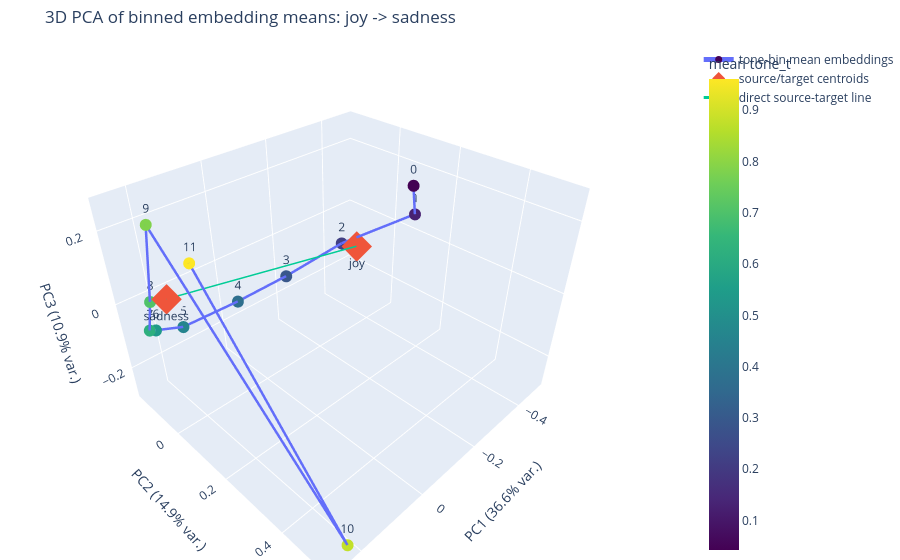
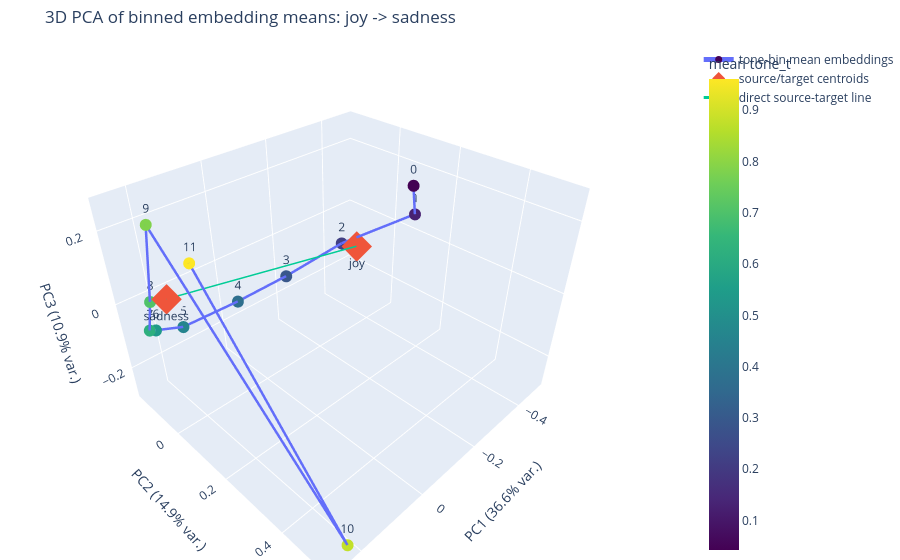

Here is the notebook cell these charts were saved with, in order:
### Markdown cell above
### 9b. Interactive 3D PCA path of tone-bin embedding means

This plot uses the mean embedding/centroid for each valid tone bin. It is not the raw comment cloud; it is the binned path through embedding space, shown in the first three principal components so the path geometry is less flattened than in the 2D view.

### Code cell
def plot_binned_path_pca3d(transition: dict, path: pd.DataFrame):
    if path.empty:
        raise ValueError("No valid bins to plot in 3D.")
    C = path.attrs.get("centroids")
    if C is None or len(C) < 2:
        raise ValueError("Path centroids are missing or too few for a 3D PCA plot.")

    # Fit PCA to source endpoint, target endpoint, and the bin mean embeddings.
    fit_X = np.vstack([transition["source_centroid"], C, transition["target_centroid"]])
    n_components = min(3, fit_X.shape[0], fit_X.shape[1])
    if n_components < 3:
        raise ValueError("Need at least three points/components for a 3D PCA plot.")
    pca = PCA(n_components=3, random_state=SEED)
    Z = pca.fit_transform(fit_X)
    Z_source = Z[0]
    Z_bins = Z[1:-1]
    Z_target = Z[-1]

    try:
        import plotly.graph_objects as go
    except ImportError as exc:
        raise ImportError("Install plotly to use the interactive 3D transition plot: pip install plotly") from exc

    hover = [
        f"bin={int(row.bin)}<br>tone=[{row.tone_bin_low:.2f}, {row.tone_bin_high:.2f}]"
        f"<br>mean tone_t={row.mean_tone_t:.3f}<br>n={int(row.n)}"
        f"<br>multi-label fraction={row.multi_label_fraction:.2f}"
        f"<br>dominant label={row.dominant_label}"
        for _, row in path.iterrows()
    ]

    fig = go.Figure()
    fig.add_trace(go.Scatter3d(
        x=Z_bins[:, 0], y=Z_bins[:, 1], z=Z_bins[:, 2],
        mode="lines+markers+text",
        text=[str(int(b)) for b in path["bin"]],
        textposition="top center",
        marker=dict(size=7, color=path["mean_tone_t"], colorscale="Viridis", colorbar=dict(title="mean tone_t")),
        line=dict(width=5),
        hovertext=hover,
        hoverinfo="text",
        name="tone-bin mean embeddings",
    ))
    fig.add_trace(go.Scatter3d(
        x=[Z_source[0], Z_target[0]], y=[Z_source[1], Z_target[1]], z=[Z_source[2], Z_target[2]],
        mode="markers+text",
        text=[transition["source"], transition["target"]],
        textposition="bottom center",
        marker=dict(size=10, symbol="diamond"),
        name="source/target centroids",
    ))
    fig.add_trace(go.Scatter3d(
        x=[Z_source[0], Z_target[0]], y=[Z_source[1], Z_target[1]], z=[Z_source[2], Z_target[2]],
        mode="lines",
        line=dict(width=3),
        name="direct source-target line",
    ))

    fig.update_layout(
        title=f"3D PCA of binned embedding means: {transition['source']} -> {transition['target']}",
        scene=dict(
            xaxis_title=f"PC1 ({pca.explained_variance_ratio_[0] * 100:.1f}% var.)",
            yaxis_title=f"PC2 ({pca.explained_variance_ratio_[1] * 100:.1f}% var.)",
            zaxis_title=f"PC3 ({pca.explained_variance_ratio_[2] * 100:.1f}% var.)",
        ),
        margin=dict(l=0, r=0, b=0, t=45),
    )
    out = OUTPUT_DIR / f"transition_bin_means_3d_pca_{transition['source']}_to_{transition['target']}.html"
    fig.write_html(out)
    print("Saved:", out)
    fig.show()
    return fig

plot_binned_path_pca3d(focus_transition, focus_path)

### Figure 1 — Plotly figure (JSON) as saved in the notebook; plotly's stock layout.template omitted (floating-point values rounded to 4 significant figures)
{"data": [{"hoverinfo": "text", "hovertext": ["bin=0<br>tone=[0.00, 0.08]<br>mean tone_t=0.042<br>n=14<br>multi-label fraction=0.00<br>dominant label=joy", "bin=1<br>tone=[0.08, 0.17]<br>mean tone_t=0.126<br>n=45<br>multi-label fraction=0.00<br>dominant label=gratitude", "bin=2<br>tone=[0.17, 0.25]<br>mean tone_t=0.218<br>n=85<br>multi-label fraction=0.00<br>dominant label=joy", "bin=3<br>tone=[0.25, 0.33]<br>mean tone_t=0.293<br>n=209<br>multi-label fraction=0.00<br>dominant label=gratitude", "bin=4<br>tone=[0.33, 0.42]<br>mean tone_t=0.375<br>n=341<br>multi-label fraction=0.00<br>dominant label=optimism", "bin=5<br>tone=[0.42, 0.50]<br>mean tone_t=0.459<br>n=302<br>multi-label fraction=0.00<br>dominant label=optimism", "bin=6<br>tone=[0.50, 0.58]<br>mean tone_t=0.536<br>n=204<br>multi-label fraction=0.00<br>dominant label=sadness", "bin=7<br>tone=[0.58, 0.67]<br>mean tone_t=0.621<br>n=96<br>multi-label fraction=0.00<br>dominant label=fear", "bin=8<br>tone=[0.67, 0.75]<br>mean tone_t=0.703<br>n=46<br>multi-label fraction=0.00<br>dominant label=sadness", "bin=9<br>tone=[0.75, 0.83]<br>mean tone_t=0.783<br>n=17<br>multi-label fraction=0.00<br>dominant label=disgust", "bin=10<br>tone=[0.83, 0.92]<br>mean tone_t=0.876<br>n=10<br>multi-label fraction=0.00<br>dominant label=anger", "bin=11<br>tone=[0.92, 1.00]<br>mean tone_t=0.961<br>n=19<br>multi-label fraction=0.00<br>dominant label=sadness"], "line": {"width": 5}, "marker": {"color": [0.0424, 0.1257, 0.2184, 0.293, 0.3751, 0.4587, 0.5361, 0.6205, 0.7035, 0.7827, 0.8765, 0.9607], "colorbar": {"title": {"text": "mean tone_t"}}, "colorscale": [[0, "#440154"], [0.1111, "#482878"], [0.2222, "#3e4989"], [0.3333, "#31688e"], [0.4444, "#26828e"], [0.5556, "#1f9e89"], [0.6667, "#35b779"], [0.7778, "#6ece58"], [0.8889, "#b5de2b"], [1, "#fde725"]], "size": 7}, "mode": "lines+markers+text", "name": "tone-bin mean embeddings", "text": ["0", "1", "2", "3", "4", "5", "6", "7", "8", "9", "10", "11"], "textposition": "top center", "type": "scatter3d", "x": [-0.3574, -0.4916, -0.3618, -0.1983, -0.0412, 0.1358, 0.2304, 0.2639, 0.2422, 0.2494, 0.2184, 0.2606], "y": [0.1822, 0.08974, -0.07176, -0.1367, -0.1643, -0.1667, -0.1264, -0.08551, -0.09849, -0.02427, 0.5265, 0.1459], "z": [0.2199, 0.05968, -0.04694, -0.1167, -0.1423, -0.1379, -0.07509, -0.03467, 0.03052, 0.2634, -0.2838, 0.2506]}, {"marker": {"size": 10, "symbol": "diamond"}, "mode": "markers+text", "name": "source/target centroids", "text": ["joy", "sadness"], "textposition": "bottom center", "type": "scatter3d", "x": [-0.3786, 0.2281], "y": [-0.02741, -0.04274], "z": [-0.04556, 0.0589]}, {"line": {"width": 3}, "mode": "lines", "name": "direct source-target line", "type": "scatter3d", "x": [-0.3786, 0.2281], "y": [-0.02741, -0.04274], "z": [-0.04556, 0.0589]}], "layout": {"margin": {"b": 0, "l": 0, "r": 0, "t": 45}, "scene": {"xaxis": {"title": {"text": "PC1 (36.6% var.)"}}, "yaxis": {"title": {"text": "PC2 (14.9% var.)"}}, "zaxis": {"title": {"text": "PC3 (10.9% var.)"}}}, "title": {"text": "3D PCA of binned embedding means: joy -> sadness"}}}

### Figure 2 — Plotly figure (JSON) as saved in the notebook; plotly's stock layout.template omitted (floating-point values rounded to 4 significant figures)
{"data": [{"hoverinfo": "text", "hovertext": ["bin=0<br>tone=[0.00, 0.08]<br>mean tone_t=0.042<br>n=14<br>multi-label fraction=0.00<br>dominant label=joy", "bin=1<br>tone=[0.08, 0.17]<br>mean tone_t=0.126<br>n=45<br>multi-label fraction=0.00<br>dominant label=gratitude", "bin=2<br>tone=[0.17, 0.25]<br>mean tone_t=0.218<br>n=85<br>multi-label fraction=0.00<br>dominant label=joy", "bin=3<br>tone=[0.25, 0.33]<br>mean tone_t=0.293<br>n=209<br>multi-label fraction=0.00<br>dominant label=gratitude", "bin=4<br>tone=[0.33, 0.42]<br>mean tone_t=0.375<br>n=341<br>multi-label fraction=0.00<br>dominant label=optimism", "bin=5<br>tone=[0.42, 0.50]<br>mean tone_t=0.459<br>n=302<br>multi-label fraction=0.00<br>dominant label=optimism", "bin=6<br>tone=[0.50, 0.58]<br>mean tone_t=0.536<br>n=204<br>multi-label fraction=0.00<br>dominant label=sadness", "bin=7<br>tone=[0.58, 0.67]<br>mean tone_t=0.621<br>n=96<br>multi-label fraction=0.00<br>dominant label=fear", "bin=8<br>tone=[0.67, 0.75]<br>mean tone_t=0.703<br>n=46<br>multi-label fraction=0.00<br>dominant label=sadness", "bin=9<br>tone=[0.75, 0.83]<br>mean tone_t=0.783<br>n=17<br>multi-label fraction=0.00<br>dominant label=disgust", "bin=10<br>tone=[0.83, 0.92]<br>mean tone_t=0.876<br>n=10<br>multi-label fraction=0.00<br>dominant label=anger", "bin=11<br>tone=[0.92, 1.00]<br>mean tone_t=0.961<br>n=19<br>multi-label fraction=0.00<br>dominant label=sadness"], "line": {"width": 5}, "marker": {"color": [0.0424, 0.1257, 0.2184, 0.293, 0.3751, 0.4587, 0.5361, 0.6205, 0.7035, 0.7827, 0.8765, 0.9607], "colorbar": {"title": {"text": "mean tone_t"}}, "colorscale": [[0, "#440154"], [0.1111, "#482878"], [0.2222, "#3e4989"], [0.3333, "#31688e"], [0.4444, "#26828e"], [0.5556, "#1f9e89"], [0.6667, "#35b779"], [0.7778, "#6ece58"], [0.8889, "#b5de2b"], [1, "#fde725"]], "size": 7}, "mode": "lines+markers+text", "name": "tone-bin mean embeddings", "text": ["0", "1", "2", "3", "4", "5", "6", "7", "8", "9", "10", "11"], "textposition": "top center", "type": "scatter3d", "x": [-0.3574, -0.4916, -0.3618, -0.1983, -0.0412, 0.1358, 0.2304, 0.2639, 0.2422, 0.2494, 0.2184, 0.2606], "y": [0.1822, 0.08974, -0.07176, -0.1367, -0.1643, -0.1667, -0.1264, -0.08551, -0.09849, -0.02427, 0.5265, 0.1459], "z": [0.2199, 0.05968, -0.04694, -0.1167, -0.1423, -0.1379, -0.07509, -0.03467, 0.03052, 0.2634, -0.2838, 0.2506]}, {"marker": {"size": 10, "symbol": "diamond"}, "mode": "markers+text", "name": "source/target centroids", "text": ["joy", "sadness"], "textposition": "bottom center", "type": "scatter3d", "x": [-0.3786, 0.2281], "y": [-0.02741, -0.04274], "z": [-0.04556, 0.0589]}, {"line": {"width": 3}, "mode": "lines", "name": "direct source-target line", "type": "scatter3d", "x": [-0.3786, 0.2281], "y": [-0.02741, -0.04274], "z": [-0.04556, 0.0589]}], "layout": {"margin": {"b": 0, "l": 0, "r": 0, "t": 45}, "scene": {"xaxis": {"title": {"text": "PC1 (36.6% var.)"}}, "yaxis": {"title": {"text": "PC2 (14.9% var.)"}}, "zaxis": {"title": {"text": "PC3 (10.9% var.)"}}}, "title": {"text": "3D PCA of binned embedding means: joy -> sadness"}}}
